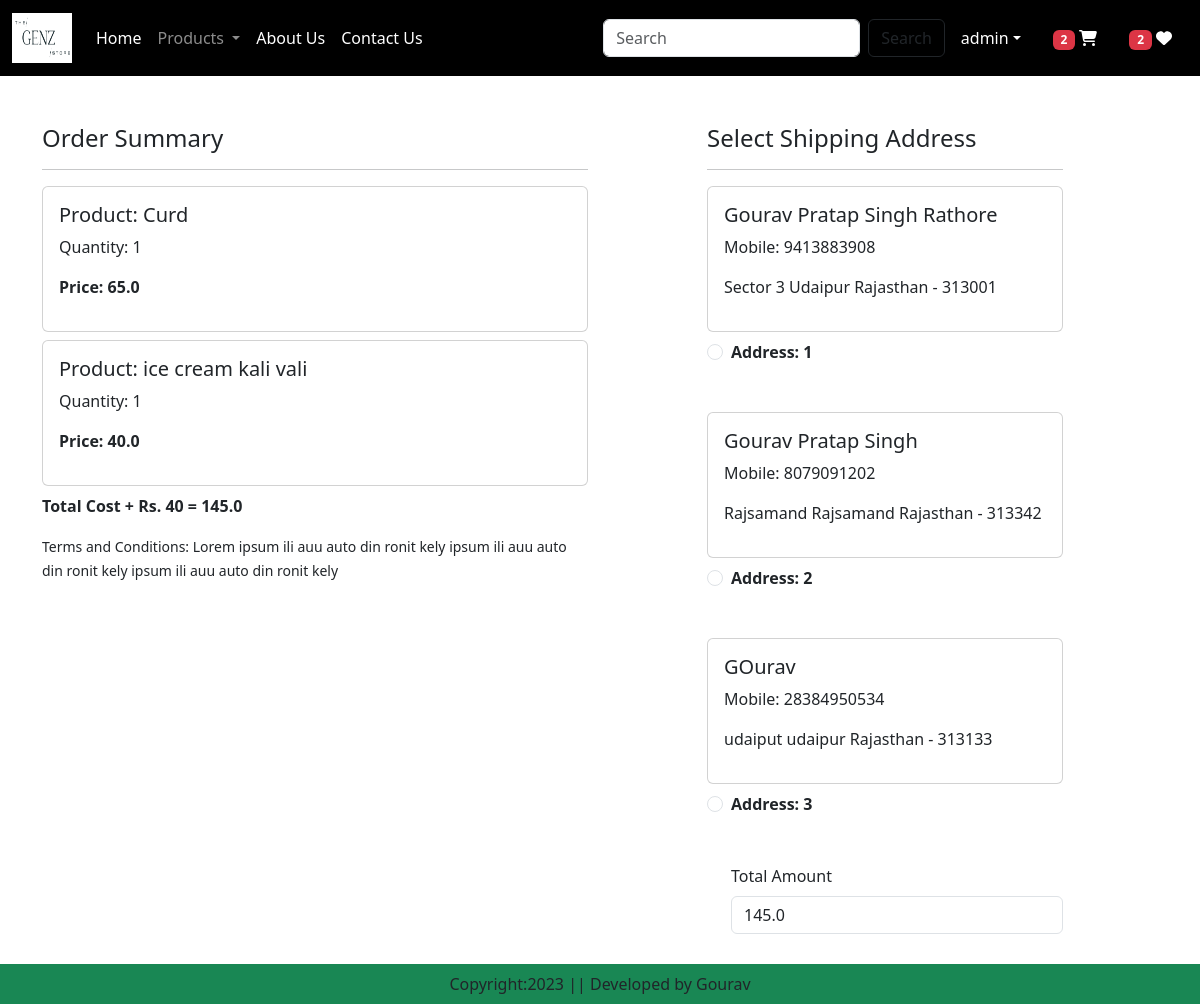
Screenshot of /checkout/ (signed in) with the database file from the repository.
### app/models.py (models this page shows, shortened)
class Cart(models.Model):
    user = models.ForeignKey(User, on_delete=models.CASCADE)
    product = models.ForeignKey(Product, on_delete=models.CASCADE)
    quantity = models.PositiveIntegerField(default=1)

class Product(models.Model):
    title = models.CharField(max_length=1000)
    selling_price = models.FloatField()
    discounted_price = models.FloatField()
    description = models.TextField()
    composition = models.TextField(default='')
    prodapp = models.TextField(default='')
    category = models.CharField(choices=CATEGORY_CHOICES,max_length=10)
    product_image = models.ImageField(upload_to='product')

class Customer(models.Model):
    user = models.ForeignKey(User, on_delete=models.CASCADE)
    name = models.CharField(max_length=200)
    locality = models.CharField(max_length=200)
    city = models.CharField(max_length=200)
    mobile = models.IntegerField(default=0)
    zipcode = models.IntegerField()
    state = models.CharField(choices = STATE_CHOICES, max_length=100)

### app/views.py (the view, shortened to what this page needs)
# urls.py: path('checkout/', views.checkout.as_view(), name="checkout"),
@method_decorator(login_required, name='dispatch')
class checkout(View):
    def get(self, request):
        totalitem = 0
        wishitem=0
        if request.user.is_authenticated:
            totalitem = len(Cart.objects.filter(user=request.user))
            wishitem = len(Wishlist.objects.filter(user=request.user))
        user = request.user
        add = Customer.objects.filter(user=user)
        cart_items=Cart.objects.filter(user=user)
        famount=0
        for p in cart_items:
            value = p.quantity * p.product.discounted_price
            famount = famount + value
        totalamount = famount + 40
        razoramount = int(totalamount * 100)
        client = razorpay.Client(auth=(settings.RAZOR_KEY_ID, settings.RAZOR_KEY_SECRET))
        data = { "amount" : razoramount, "currency": "INR", "receipt":"order_rcptid_12"}
        payment_response = client.order.create(data=data)
        print(payment_response)
        order_id = payment_response['id']
        order_status = payment_response['status']
        return render(request,'app/checkout.html', locals())

### app/templates/app/checkout.html (shortened to what this page needs)
{% extends 'app/base.html' %}
{% load static %}
{% block main-content %}
<div class="container">
    <div class="row mt-5">
        <div class="col-sm-6">
            <h4>Order Summary</h4>
            <hr>
            {% for item in cart_items %}
                <div class="card mb-2">
                    <div class="card-body">
                        <h5> Product: {{item.product.title}}</h5>
                        <p> Quantity: {{item.quantity}}</p>
                        <p class="fw-bold">Price: {{item.product.discounted_price}}</p>
                    </div>
                </div>
            {% endfor %}
            <p class="fw-bold">Total Cost + Rs. 40 = {{totalamount}}</p>
            <small>Terms and Conditions: Lorem ipsum ili auu auto din ronit kely ipsum ili auu auto din ronit kely ipsum ili auu auto din ronit kely</small>
        </div>
        <div class="col-sm-4 offset-sm-1">
            <h4>Select Shipping Address</h4>
            <hr>
            <form method="post" id="myform">
                {% for ad in add %}
                    <div class="card">
                        <div class="card-body">
                            <h5>{{ad.name}}</h5>
                            <p>Mobile: {{ad.mobile}}</p>
                            <p>{{ad.locality}} {{ad.city}} {{ad.state}} - {{ad.zipcode}}</p>
                        </div>
                    </div>
                    <div class="form-check mt-2 mb-5">
                        <input class="form-check-input" type="radio" name="custid" id="custadd{{forloop.counter}}" value="{{ad.id}}">
                        <label class="form-check-label fw-bold" for="custadd{{forloop.counter}}">Address: {{forloop.counter}}</label>
                    </div>
                    {% endfor %}
                <div class="form-check mb-3">
                    <label for="totalamount" class="form-label">Total Amount</label>
                    <input type="number" class="form-control" name="totalamount" value={{totalamount}} readonly>
                </div>
                <div class="text-end">
                    <button id="rzp-button1" type="submit" class="btn btn-warning mt-3 px-5 fw-bold">Payment</button>
                </div>
            </form>
        </div>
    </div>
</div>
{% endblock main-content %}

### app/templates/app/base.html (shortened to what this page needs)
<!DOCTYPE html>
{% load static %}
<html lang="en">
<head>
    <link href="https://cdn.jsdelivr.net/npm/bootstrap@5.3.1/dist/css/bootstrap.min.css" rel="stylesheet">
    <link href="//maxcdn.bootstrapcdn.com/font-awesome/4.1.0/css/font-awesome.min.css" rel="stylesheet">
    <link rel="stylesheet" href="{% static 'app/css/owl.carousel.min.css' %}">
    <link rel="stylesheet" href="{% static 'app/css/all.min.css' %}">
    <link rel="stylesheet" href="{% static 'app/css/style.css' %}">
</head>
<body>
    <nav class="navbar navbar-expand-lg navbar-dark bg-black">
        <div class="container-fluid">
          <a class="navbar-brand" href="#"><img src="{% static 'app/images/logo.png' %}" width="60", height = "50"></a>
          <div class="collapse navbar-collapse" id="navbarSupportedContent">
            <ul class="navbar-nav me-auto mb-2 mb-lg-0">
              {% if request.user.is_authenticated %}
              <li class="nav-item">
                <a class="nav-link active" aria-current="page" href="/">Home</a>
              </li>
              <li class="nav-item dropdown">
                <a class="nav-link dropdown-toggle" href="#" role="button" data-bs-toggle="dropdown" aria-expanded="false">
                  Products
                </a>
              </li>
              <li class="nav-item">
                <a class="nav-link text-white" href="{% url 'about' %}">About Us</a>
              </li>
              <li class="nav-item">
                <a class="nav-link text-white" href="{% url 'contact' %}">Contact Us</a>
              </li>
            </ul>
            <form class="d-flex" role="search" action="/search">
              <input class="form-control me-2" type="search" placeholder="Search" name="search" aria-label="Search">
              <button class="btn btn-outline-dark" type="submit">Search</button>
            </form>
          </div>
          <ul class="navbar-nav me-auto mb-2 mb-lg-0">
            <li class="nav-item dropdown mx-2">
                <a class="nav-link dropdown-toggle text-white" href="#" id="profileDropdown" role="button" data-bs-toggle="dropdown" aria-expanded="false">{{request.user}}</a>
            </li>
            <li class="nav-item mx-2">
                <a href="{% url 'showcart' %}" class="nav-link text-white">{% if totalitem > 0 %} <span class="badge bg-danger"> {{totalitem}} </span>{% endif %} <i class="fa fa-shopping-cart"></i></a>
            </li>
            <li class="nav-item mx-2">
                <a href="{% url 'showwishlist' %}" class="nav-link text-white">{% if wishitem > 0 %} <span class="badge bg-danger"> {{wishitem}} </span>  {% endif %} <i class="fa fa-heart"></i></a>
            </li>
            {% endif %}
          </ul>
        </div>
    </nav>
    {% block main-content %}{% endblock main-content %}
    <footer class="container-fluid bg-success fixed-bottom text-center p-2 mt-5">
        Copyright:2023 || Developed by Gourav
    </footer>
</body>
</html>

### rows the page displays
Cart: product "Curd", quantity "1", product.discounted_price "65.0"
Cart: product "ice cream kali vali", quantity "1", product.discounted_price "40.0"
Customer: name "Gourav Pratap Singh Rathore", mobile "9413883908", locality "Sector 3", city "Udaipur", state "Rajasthan", zipcode "313001"
Customer: name "Gourav Pratap Singh", mobile "8079091202", locality "Rajsamand", city "Rajsamand", state "Rajasthan", zipcode "313342"
Customer: name "GOurav", mobile "28384950534", locality "udaiput", city "udaipur", state "Rajasthan", zipcode "313133"

### other values shown
{{ request.user }} "admin"
{{ totalitem }} "2"
{{ wishitem }} "2"
{{ totalamount }} "145.0"
